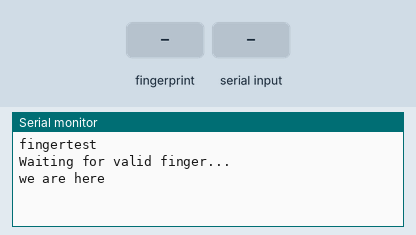
Simulated run of this sketch. Board: Arduino Uno, built with avr-gcc and run on an emulated ATmega328P. Shown: the last lines printed to the serial monitor. Inputs (shaded band) come from the test bench.

Above: at 2.2 s.
2.3 s: finger stored as number 1 placed on the sensor
At 2.9 s:
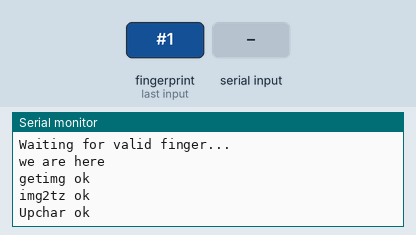
4.0 s: "1" received over the second serial link
At 4.8 s:
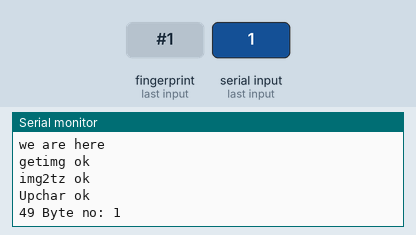
5.5 s: "0" received over the second serial link
At 6.0 s:
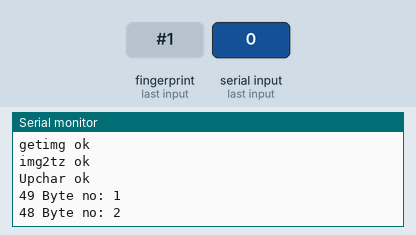

The sketch:

testing_ok_ok.ino
```cpp
#include <Adafruit_Fingerprint.h>
#if ARDUINO >= 100
 #include <SoftwareSerial.h>
#else
 #include <NewSoftSerial.h>
#endif


// pin #2 is IN from sensor (GREEN wire)
// pin #3 is OUT from arduino  (WHITE wire)
#if ARDUINO >= 100
SoftwareSerial mySerial(11,10);
#else
NewSoftSerial mySerial(11,10);
#endif

Adafruit_Fingerprint finger = Adafruit_Fingerprint(&mySerial);
uint8_t p;
int b;
uint8_t Buf[600];
int i=0,z=0,counter=0;
void setup()
{
  Serial.begin(9600);
  Serial.println("fingertest");

  // set the data rate for the sensor serial port
  finger.begin(57600);


  Serial.println("Waiting for valid finger...");
}

void loop()                     // run over and over again
{
  delay(1000);
  counter=0;
  Serial.println("we are here");
p= finger.getImage();
while (p!=FINGERPRINT_OK) p= finger.getImage();
Serial.println("getimg ok");
p= finger.image2Tz();
if (p!=FINGERPRINT_OK) {
  Serial.println("Error in Img2Tz");
}
else {
  Serial.println("img2tz ok");
   p= finger.upChar();
if (p!=FINGERPRINT_OK) Serial.println("Error in UpChar");
else Serial.println("Upchar ok");}


   for (i=0;i<73;i++){
    while (!mySerial.available());
   Buf[i]=mySerial.read();

  Serial.print(Buf[i]);
  Serial.print(" Byte no: ");
  Serial.println(i+1);

}

   p=finger.downChar(2);
   if (p!=FINGERPRINT_OK) Serial.println("Error in downChar");
else Serial.println("ready download data packet");

b= mySerial.write(Buf,74);

  Serial.println(b);

  Serial.println("down complete");


/*for (i=0;i<512;i++)
  { //Serial.println("helloh!");
  while (!mySerial.available())
 {
  if (i >511)
 {
   break;
 }
 }
  Buf[i]=mySerial.read();
  }

  for (i=0;i<512;i++)
  {Serial.println(Buf[i]);}*/
 /*
 delay(5000);
  Serial.println("OK OK One more Time");

p= finger.getImage();
if (p!=FINGERPRINT_OK) Serial.println("Error in getimage");
else Serial.println("getimg ok");
p= finger.image2Tz(2);
if (p!=FINGERPRINT_OK) Serial.println("Error in Img2Tz");
else Serial.println("img2tz ok");
*/

p=finger.Match();
if (p!=FINGERPRINT_OK) Serial.println("madarchod chud gy");

else Serial.println("okey ok mila hai, ab hilao");


}
```

Measured:
- after the input at 2.3 s, the serial monitor: prints a new line at once (image 1)
- after the input at 4.0 s, the serial monitor: prints a new line at once (image 2)
- after the input at 5.5 s, the serial monitor: prints a new line at once (image 3)
